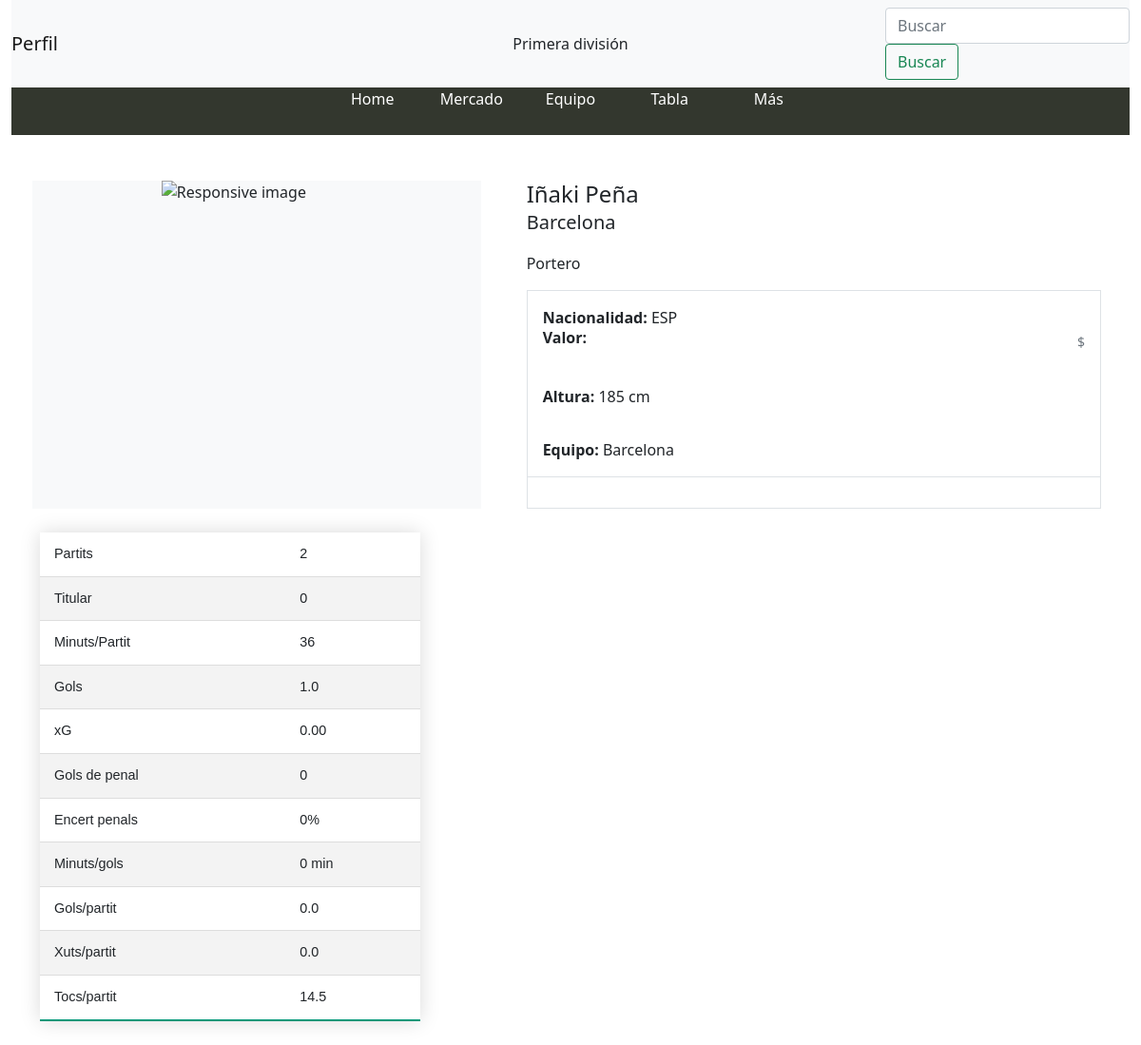
Screenshot of /player/inaki-pena/ with the database file from the repository.
### home/models.py (models this page shows, shortened)
class Player(models.Model):
    name = models.CharField(max_length=50)
    position =  models.ForeignKey(PlayerPosition, on_delete=models.CASCADE, related_name='player')
    team = models.ForeignKey(Team, on_delete=models.CASCADE, related_name='player')
    nationality = models.CharField(max_length=50)
    age = models.CharField(max_length=50)
    altura = models.CharField(max_length=50)
    foot = models.CharField( max_length=50)
    number = models.CharField(max_length=50)
    market_value = models.IntegerField(blank=True, null=True)
    image = models.ImageField(upload_to='images/', blank=True, null=True)
    points = models.IntegerField(default=0)
    matches = models.CharField(max_length=20, blank=True, null=True)
    started = models.CharField(max_length=20, blank=True, null=True)
    min_per_game = models.CharField(max_length=20, blank=True, null=True)
    goals = models.CharField(max_length=20, blank=True, null=True)
    exp_goals = models.CharField(max_length=20, blank=True, null=True)
    penalty_goals = models.CharField(max_length=20, blank=True, null=True)
    penalty_conversion = models.CharField(max_length=20, blank=True, null=True)
    score_freq = models.CharField(max_length=20, blank=True, null=True)
    goals_per_game = models.CharField(max_length=20, blank=True, null=True)
    total_shots = models.CharField(max_length=20, blank=True, null=True)
    shots_per_game = models.CharField(max_length=20, blank=True, null=True)
    shots_target = models.CharField(max_length=20, blank=True, null=True)
    shots_on_target_per_game = models.CharField(max_length=20, blank=True, null=True)
    bigchances_missed = models.CharField(max_length=20, blank=True, null=True)
    goal_conversion = models.CharField(max_length=20, blank=True, null=True)
    freekick_goals = models.CharField(max_length=20, blank=True, null=True)
    freekick_conversion = models.CharField(max_length=20, blank=True, null=True)
    goals_insidebox = models.CharField(max_length=20, blank=True, null=True)
    goals_outsidebox = models.CharField(max_length=20, blank=True, null=True)
    head_goals = models.CharField(max_length=20, blank=True, null=True)
    left_goals = models.CharField(max_length=20, blank=True, null=True)
    right_goals = models.CharField(max_length=20, blank=True, null=True)
    penalty_won = models.CharField(max_length=20, blank=True, null=True)
    assists = models.CharField(max_length=20, blank=True, null=True)
    exp_assists = models.CharField(max_length=20, blank=True, null=True)
    total_touches = models.CharField(max_length=20, blank=True, null=True)
    touches_per_game = models.CharField(max_length=20, blank=True, null=True)
    bigchances_created = models.CharField(max_length=20, blank=True, null=True)
    total_key_passes = models.CharField(max_length=20, blank=True, null=True)
    key_passes_per_game = models.CharField(max_length=20, blank=True, null=True)
    total_acc_per_game = models.CharField(max_length=20, blank=True, null=True)
    acc_per_game = models.CharField(max_length=20, blank=True, null=True)
    total_acc_own_half = models.CharField(max_length=20, blank=True, null=True)
    acc_own_half = models.CharField(max_length=20, blank=True, null=True)
    total_acc_oppo_half = models.CharField(max_length=20, blank=True, null=True)
    acc_oppo_half = models.CharField(max_length=20, blank=True, null=True)
    total_acc_longballs = models.CharField(max_length=20, blank=True, null=True)
    acc_longballs = models.CharField(max_length=20, blank=True, null=True)
    total_acc_chipballs = models.CharField(max_length=20, blank=True, null=True)
    acc_chipballs = models.CharField(max_length=20, blank=True, null=True)
    total_acc_crosses = models.CharField(max_length=20, blank=True, null=True)
    acc_crosses = models.CharField(max_length=20, blank=True, null=True)
    total_interceptions = models.CharField(max_length=20, blank=True, null=True)
    intercep_per_game = models.CharField(max_length=20, blank=True, null=True)
    total_tackles = models.CharField(max_length=20, blank=True, null=True)
    tackles_per_game = models.CharField(max_length=20, blank=True, null=True)
    total_poss_won = models.CharField(max_length=20, blank=True, null=True)
    poss_won = models.CharField(max_length=20, blank=True, null=True)
    total_dribbled = models.CharField(max_length=20, blank=True, null=True)
    dribbled_per_game = models.CharField(max_length=20, blank=True, null=True)
    total_clearences = models.CharField(max_length=20, blank=True, null=True)
    clearences_per_game = models.CharField(max_length=20, blank=True, null=True)
    errors_leadtoshot = models.CharField(max_length=20, blank=True, null=True)
    errors_leadtogoal = models.CharField(max_length=20, blank=True, null=True)
    penalty_commited = models.CharField(max_length=20, blank=True, null=True)
    total_succ_dribbles = models.CharField(max_length=20, blank=True, null=True)
    succ_dribbles_per_game = models.CharField(max_length=20, blank=True, null=True)
    total_duels_won = models.CharField(max_length=20, blank=True, null=True)
    duels_won_per_game = models.CharField(max_length=20, blank=True, null=True)
    total_ground_duels_won = models.CharField(max_length=20, blank=True, null=True)
    ground_duels_won_per_game = models.CharField(max_length=20, blank=True, null=True)
    total_air_duels_won = models.CharField(max_length=20, blank=True, null=True)
    air_duels_won_per_game = models.CharField(max_length=20, blank=True, null=True)
    total_poss_lost = models.CharField(max_length=20, blank=True, null=True)
    poss_lost_per_game = models.CharField(max_length=20, blank=True, null=True)
    total_fouls = models.CharField(max_length=20, blank=True, null=True)
    fouls_per_game = models.CharField(max_length=20, blank=True, null=True)
    total_fouled = models.CharField(max_length=20, blank=True, null=True)
    fouled_per_game = models.CharField(max_length=20, blank=True, null=True)
    yellows = models.CharField(max_length=20, blank=True, null=True)
    yellow_reds = models.CharField(max_length=20, blank=True, null=True)
    reds = models.CharField(max_length=20, blank=True, null=True)
    slug = models.SlugField(max_length=255)
    is_active = models.BooleanField(default=True)
    created = models.DateTimeField(auto_now_add=True)
    updated = models.DateTimeField(auto_now=True)
    objects = models.Manager()
    prlayers = PlayerManager()
    class Meta:
        verbose_name_plural = 'Players'
        ordering = ('-created',)

class Team(models.Model):
    name = models.CharField(max_length=255, db_index=True)
    slug = models.SlugField(max_length=255, unique=True)
    image = models.ImageField(upload_to='images/', null=True, blank=True)
    class Meta:
        verbose_name_plural = 'teams'
    def __str__(self):
        return self.name

class PlayerPosition(models.Model):
    name = models.CharField(max_length=255, db_index=True)
    slug = models.SlugField(max_length=255, unique=True)
    class Meta:
        verbose_name_plural = 'positions'
    def __str__(self):
        return self.name

### home/views.py (the view)
# urls.py: path('player/<slug:slug>/', AppViews.player_detail, name='player_detail'),
    def player_detail(request, slug):
        player = get_object_or_404(Player, slug=slug, is_active=True)
        return render(request, 'home/app/player.html', {'player': player})

### home/context_processors.py (called while the page is built)
def players(request):
    return {
        'players': Player.objects.all()
    }

def positions(request):
    return {
        'postions': PlayerPosition.objects.all()
    }

def teams(request):
    return {
        'teams': Team.objects.all()
    }

### home/templates/home/app/player.html (shortened to what this page needs)
{% extends "home/app/base.html" %}
{% load static %}
{% block content %}
<div class="container">
    <main class="pt-5">
        <div class="row g-3">
            <div class="col-md-5 col-lg-5 order-md-first bg-light">
                <img class="img-fluid mx-auto d-block" width="200px" alt="Responsive image" src=''>
            </div>
            <div class="col-md-7 col-lg-7 ps-md-3 ps-lg-5">
                <h1 class="mb-0 h4">{{player.name}}</h1>
                <p><span class="lead">{{player.team}}</span> </p>
                <p>{{player.position}}</p>
                <div class="border">
                    <div class="col border-bottom">
                        <div class="row p-3">
                            <div class="col-6"><span class="h6 fw-bold">Nacionalidad: </span>{{player.nationality}}</div>
                            <div class="d-flex justify-content-between align-items-center">
                                <span class="h6 fw-bold">Valor:</span>
                                <small class="text-muted"> {{player.valor}} $</small>
                              </div>
                        </div>
                        <div class="row p-3">
                            <div class="col-6"><span class="h6 fw-bold">Altura: </span>{{player.altura}}</div>
                        </div>
                        <div class="row p-3">
                            <div class="col-6"><span class="h6 fw-bold">Equipo: </span>{{player.team}}</div>
                        </div>
                    </div>
                    <div class="col">
                        <div class="row p-3">
                        </div>
                    </div>
                </div>
            </div>
        </div>
        <table class="styled-table">
            <tbody>
                <tr>
                    <td>Partits</td>
                    <td>{{player.matches}}</td>
                </tr>
                <tr>
                    <td>Titular</td>
                    <td>{{player.started}}</td>
                </tr>
                <tr>
                    <td>Minuts/Partit</td>
                    <td>{{player.min_per_game}}</td>
                </tr>
                <tr>
                    <td>Gols</td>
                    <td>{{player.goals}}</td>
                </tr>
                <tr>
                    <td>xG</td>
                    <td>{{player.exp_goals}}</td>
                </tr>
                <tr>
                    <td>Gols de penal</td>
                    <td>{{player.penalty_goals}}</td>
                </tr>
                <tr>
                    <td>Encert penals</td>
                    <td>{{player.penalty_conversion}}</td>
                </tr>
                <tr>
                    <td>Minuts/gols</td>
                    <td>{{player.score_freq}}</td>
                </tr>
                <tr>
                    <td>Gols/partit</td>
                    <td>{{player.goals_per_game}}</td>
                </tr>
                <tr>
                    <td>Xuts/partit</td>
                    <td>{{player.shots_per_game}}</td>
                </tr>
                <tr>
                    <td>Tocs/partit</td>
                    <td>{{player.touches_per_game}}</td>
                </tr>
            </tbody>
        </table>
    </main>
</div>
        {% endblock %}

### home/static/home/style.css (style rules this page uses)
body { margin: 0; font-family: Arial, Helvetica, sans-serif; background-color: green; }
.styled-table { border-collapse: collapse; margin: 25px 0; font-size: 0.9em; font-family: sans-serif; min-width: 400px; box-shadow: 0 0 20px rgba(0, 0, 0, 0.15); }
.styled-table th, .styled-table td { padding: 12px 15px; }
.styled-table tbody tr { border-bottom: 1px solid #dddddd; }
.styled-table tbody tr:nth-of-type(even) { background-color: #f3f3f3; }
.styled-table tbody tr:last-of-type { border-bottom: 2px solid #009879; }

### rows the page displays
Player: name "Iñaki Peña", team "Barcelona", position "Portero", nationality "ESP", altura "185 cm", matches "2", started "0", min_per_game "36", goals "1.0", exp_goals "0.00", penalty_goals "0", penalty_conversion "0%", score_freq "0 min", goals_per_game "0.0", shots_per_game "0.0", touches_per_game "14.5"
